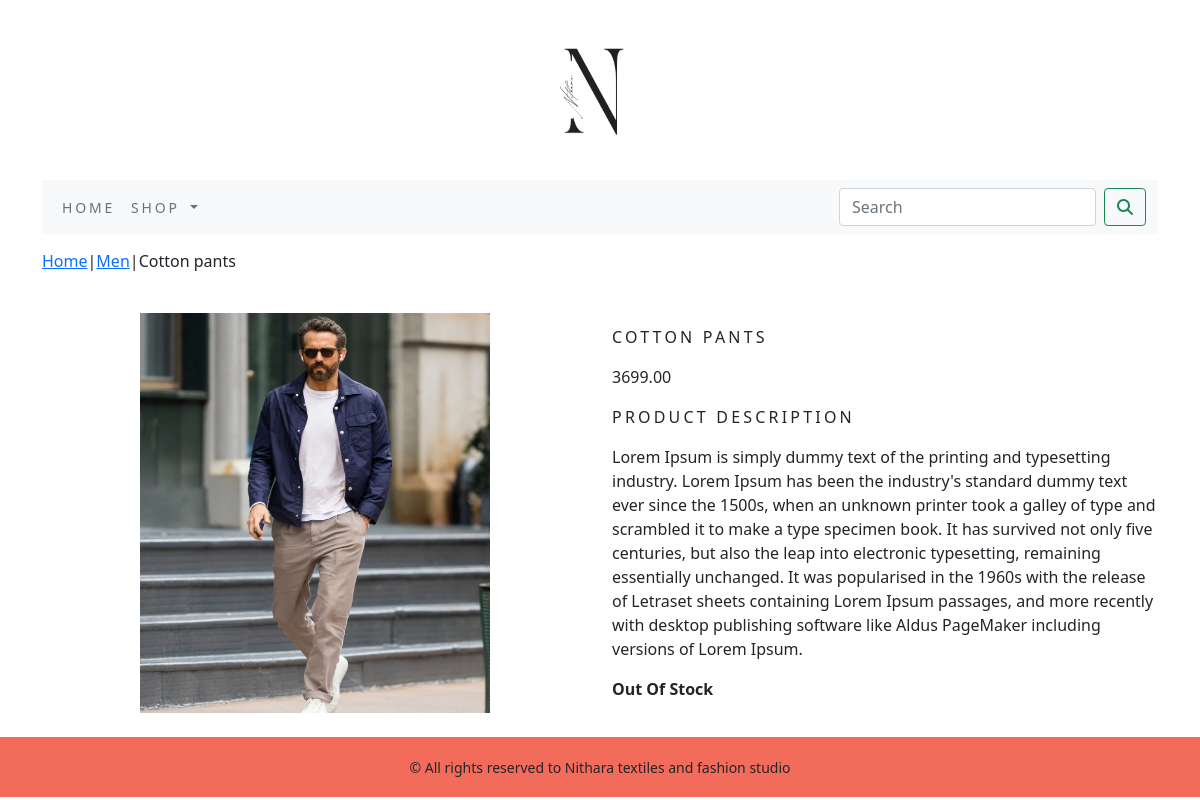
The app's page /shop/Men/cotton-pants/ with its own data.
### shop/models.py (models this page shows, shortened)
class Product(models.Model):
    name=models.CharField(unique=True,max_length=500)
    slug=models.SlugField(unique=True,max_length=500)
    description=models.TextField(blank=True)
    price=models.DecimalField(max_digits=10,decimal_places=2)
    category=models.ForeignKey(Category,on_delete=models.CASCADE)
    image=models.ImageField(upload_to='product',blank=True)
    stock=models.IntegerField()
    available=models.BooleanField(default=True)
    created=models.DateTimeField(auto_now_add=True)
    updated=models.DateTimeField(auto_now=True)
    class Meta:
        ordering=('name',)
        verbose_name='product'
        verbose_name_plural='products'

class Category(models.Model):
    name=models.CharField(unique=True,max_length=500)
    slug=models.SlugField(unique=True,max_length=500)
    description=models.TextField(blank=True)
    image=models.ImageField(upload_to='category',blank=True)
    class Meta:
        ordering=('name',)
        verbose_name='category'
        verbose_name_plural='categories'
    def get_url(self):
            return reverse('shop:product_by_category',args=[self.slug])
    def __str__(self):
            return '{}'.format(self.name)

### shop/views.py (the view)
# urls.py: path('<slug:cat_slug>/<slug:product_slug>/',views.product_details,name='product_details_by_category'),
def product_details(request,cat_slug,product_slug):
    try:
        product=Product.objects.get(category__slug=cat_slug,slug=product_slug)
    except Exception as e:
        raise e
    return render(request, 'product.html',{'product':product})

### cart/context_processors.py (called while the page is built)
def counter(request):
    item_count=0
    if 'admin' in request.path:
        return {}
    else:
        try:
            cart=Cart.objects.filter(cart_id=_cart_id(request))
            cart_items=Cart_Item.objects.all().filter(cart=cart[:1])
            for cart_item in cart_items:
                item_count+=cart_item.quantity
        except Cart.DoesNotExist:
            item_count=0
    return dict(item_count=item_count)

### cart/views.py (called while the page is built)
def _cart_id(request):
    cart=request.session.session_key
    if not cart:
        cart = request.session.create()
    return cart

### shop/context_processors.py (called while the page is built)
def menu_links(request):
    links=Category.objects.all()
    return dict(links=links)

### templates/product.html (shortened to what this page needs)
{% extends "base.html" %}
{% load static %}
{% block content %}
<div class="row my_product_row_class">
    <div class="mx_auto">
        <p><a href="{% url 'shop:AllProducts' %}">Home</a>|<a href="{{product.category.get_url}}">{{product.category}}</a>|{{product.name}}</p>
    </div>
    <div class="container">
        <br>
        <div class="row">
            <div class="col-12 col-sm-12 col-md-12 col-lg-6 text-center">
                <div style="min-width: 18rem;">
                    <img class="my_product_image" src="{{product.image.url}}" alt="{{product.name}}" />
                </div>
            </div>
        <div class="col-12 col-sm-12 col-md-12 col-lg-6">
            <div>
                <h1 class="my_product_title">{{product.name}}</h1>
                <p>{{product.price}}</p>
                <p class="my_title">Product Description</p>
                <p class="text-justify my_products_text">{{product.description}}</p>
                {% if product.stock <= 0 %}
                <p class="text-justify my_product_text"><b>Out Of Stock</b></p>
                {% else %}
                <a class="btn btn-warning" href="{% url 'cart:add_cart' product.id %}">Add to Cart</a>
                {% endif %}
            </div>
         </div>
      </div>
   </div>
</div>
{% endblock %}

### static/css/custom.css (style rules this page uses)
.my_title { font-size: 16px; text-transform: uppercase; letter-spacing: .2em; }
.my_product_row_class { padding-top: 15px; padding-bottom: 20px; }
.my_product_image { width:350px; height:400px; }
.my_product_title { font-size: 16px; text-transform: uppercase; letter-spacing: .2em; padding-top: 15px; padding-bottom: 10px; }
.my_product_text { padding-right: 20px; }

### records on screen
Product: category "Men", name "Cotton pants", image (picture), name "COTTON PANTS", price "3699.00", description "Lorem Ipsum is simply dummy text of the printing and typesetting industry. Lorem Ipsum has been the industry's standard dummy text ever since the 1500s, when an unknown printer took a galley of type and scrambled it to make a type specimen book. It has survived not only five centuries, but also the leap into electronic typesetting, remaining essentially unchanged. It was popularised in the 1960s with the release of Letraset sheets containing Lorem Ipsum passages, and more recently with desktop publishing software like Aldus PageMaker including versions of Lorem Ipsum."
